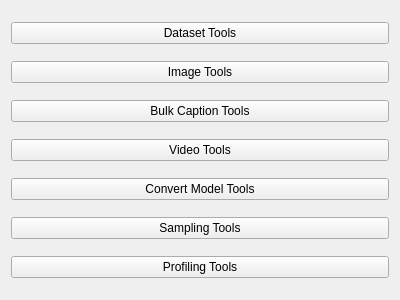
<?xml version="1.0" encoding="UTF-8"?>
<ui version="4.0">
 <class>Form</class>
 <widget class="QWidget" name="Form">
  <property name="geometry">
   <rect>
    <x>0</x>
    <y>0</y>
    <width>400</width>
    <height>300</height>
   </rect>
  </property>
  <property name="windowTitle">
   <string>Form</string>
  </property>
  <layout class="QVBoxLayout" name="verticalLayout">
   <item>
    <widget class="QPushButton" name="datasetBtn">
     <property name="text">
      <string>Dataset Tools</string>
     </property>
    </widget>
   </item>
   <item>
    <widget class="QPushButton" name="imageBtn">
     <property name="text">
      <string>Image Tools</string>
     </property>
    </widget>
   </item>
   <item>
    <widget class="QPushButton" name="bulkCaptionBtn">
     <property name="text">
      <string>Bulk Caption Tools</string>
     </property>
    </widget>
   </item>
   <item>
    <widget class="QPushButton" name="videoBtn">
     <property name="text">
      <string>Video Tools</string>
     </property>
    </widget>
   </item>
   <item>
    <widget class="QPushButton" name="convertBtn">
     <property name="text">
      <string>Convert Model Tools</string>
     </property>
    </widget>
   </item>
   <item>
    <widget class="QPushButton" name="samplingBtn">
     <property name="text">
      <string>Sampling Tools</string>
     </property>
    </widget>
   </item>
   <item>
    <widget class="QPushButton" name="profilingBtn">
     <property name="text">
      <string>Profiling Tools</string>
     </property>
    </widget>
   </item>
  </layout>
 </widget>
 <tabstops>
  <tabstop>datasetBtn</tabstop>
  <tabstop>imageBtn</tabstop>
  <tabstop>bulkCaptionBtn</tabstop>
  <tabstop>videoBtn</tabstop>
  <tabstop>convertBtn</tabstop>
  <tabstop>samplingBtn</tabstop>
  <tabstop>profilingBtn</tabstop>
 </tabstops>
 <resources/>
 <connections/>
</ui>
